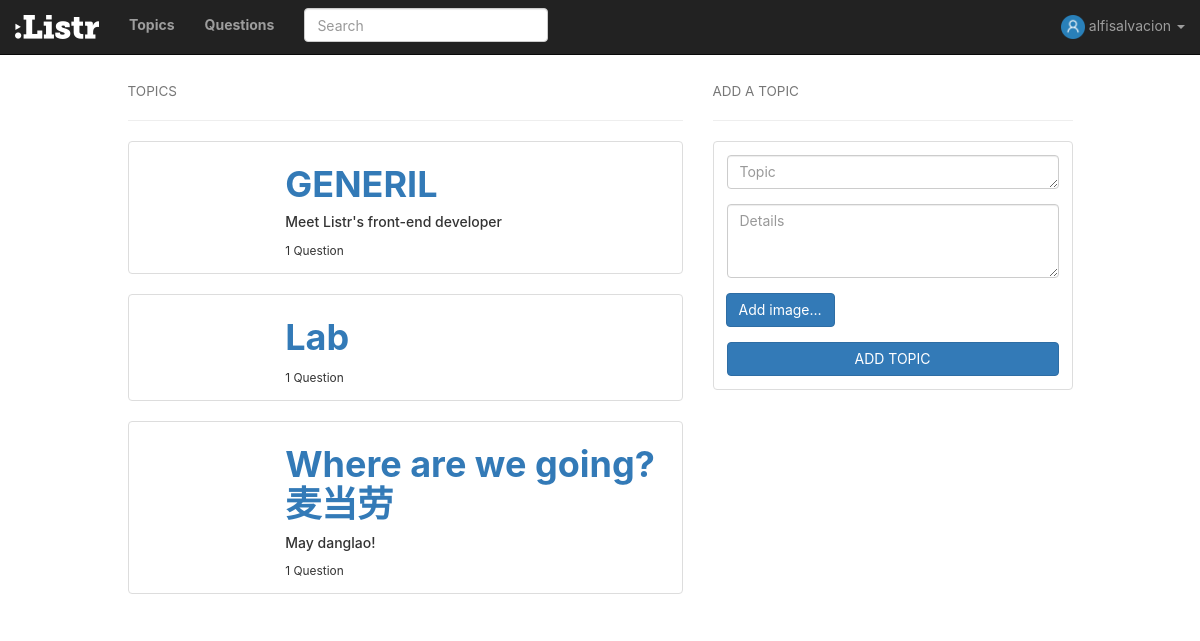
Page /topics/ (signed in) on the earlier database version.
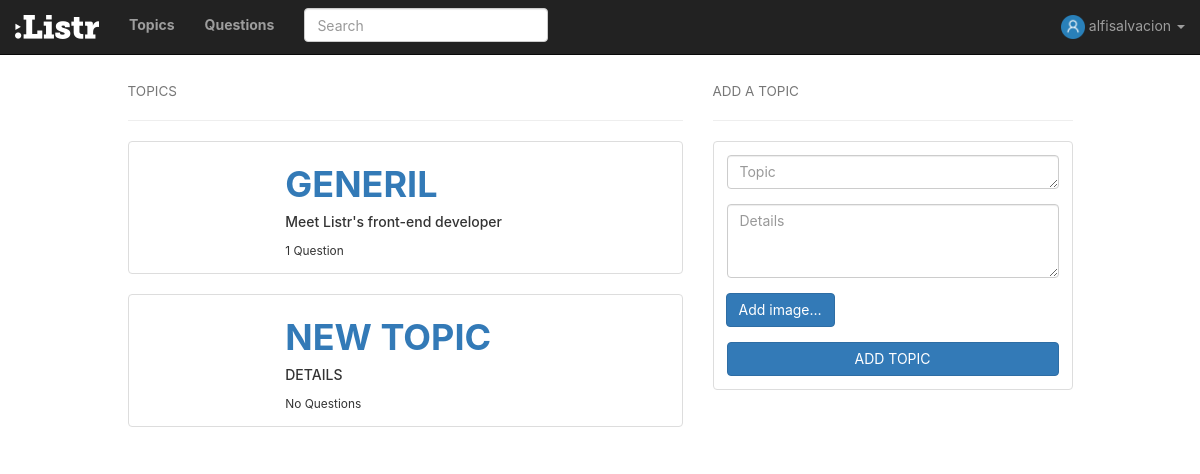
Same page on the later database version.
### questions/models.py (models this page shows, shortened)
class Topic(models.Model):
	topic = models.CharField(max_length = 30)
	details = models.CharField(max_length = 100, default = "")
	creator = models.ForeignKey(User, on_delete = models.CASCADE)
	create_date = models.DateTimeField(auto_now_add=True)
	is_verified = models.BooleanField(default = False)
	image = models.FileField(blank=True)
	class Meta:
		ordering = ['topic']

### questions/views.py (the view)
# urls.py: url(r'^topics/$', views.topics, name='topics'),
def topics(request):
	if not request.user.is_authenticated:
		return redirect('/')
	topics_list = Topic.objects.all()
	for topic in topics_list:
		que = Question.objects.filter(topic = topic).count()
		topic.question_count = que
	context = {'topics': topics_list}
	return render(request, 'topics.html', context)

### questions/templates/topics.html (shortened to what this page needs)
{% extends "base.html" %}
{% load static %}
{% block content %}
  {% if topics|length > 0 %}
    <h4><small>TOPICS</small></h4>
    <hr>
    {% for topic in topics %}
    <div class="thumbnail">
      <div class="row">
        <div class="col-xs-3 col-sm-3" style="padding: 20px 40px;">
        </div>
        <div class="col-xs-9 col-sm-9">
          <div class="caption">
            <a href="/topics/{{topic.id}}">
              <h1 style="font-weight: bold; margin-top: 10px;">{{topic.topic}}</h1>
            </a>
            <h5>{{topic.details}}</h5>
            {% if topic.question_count == 1 %}
              <small>{{topic.question_count}} Question</small>
            {% elif topic.question_count > 1 %}
              <small>{{topic.question_count}} Questions</small>
            {% else %}
              <small>No Questions</small>
            {% endif %}
          </div>
        </div>
      </div>
    </div>
    {% endfor %}
  {% else %}
    <h1 style="font-weight:bold">Nobody posted topics. 😞</h1>
  {% endif %}
{% endblock %}
{% block rightbar %}
  {% include "rightbar/topics.html" %}
{% endblock %}

### questions/templates/navbar.html (shortened to what this page needs)
{% load static %}
<nav class="navbar navbar-inverse navbar-fixed-top listr-navbar">
  <div class="container-fluid">
    <div class="navbar-header">
      <a class="navbar-brand" href="/questions"><img src="{% static 'questions/assets/logo-small.png' %}" alt="Listr"></a>
    </div>
    <div class="collapse navbar-collapse" id="bs-example-navbar-collapse-1">
      <ul class="nav navbar-nav">
        <li><a href="/topics" style="font-weight:bold">Topics</a></li>
        <li><a href="/questions" style="font-weight:bold">Questions</a></li>
      </ul>
      <form class="navbar-form navbar-left">
        <div class="form-group">
          <input type="text" class="form-control search-box" placeholder="Search">
        </div>
      </form>
      <ul class="nav navbar-nav navbar-right">
        <li class="dropdown">
          <a href="#" class="dropdown-toggle" data-toggle="dropdown" role="button" aria-haspopup="true" aria-expanded="false">
            <img src="{% static 'questions/assets/default-user-avatar.png' %}" alt="" width="24px"> {{user}} <span class="caret"></span>
          </a>
        </li>
      </ul>
    </div>
  </div>
</nav>

Differences in the rows shown:
removed Topic: topic "Lab", question_count "1"
removed Topic: topic "Where are we going? 麦当劳", details "May danglao!", question_count "1"
added Topic: topic "NEW TOPIC", details "DETAILS", shows "No Questions"
